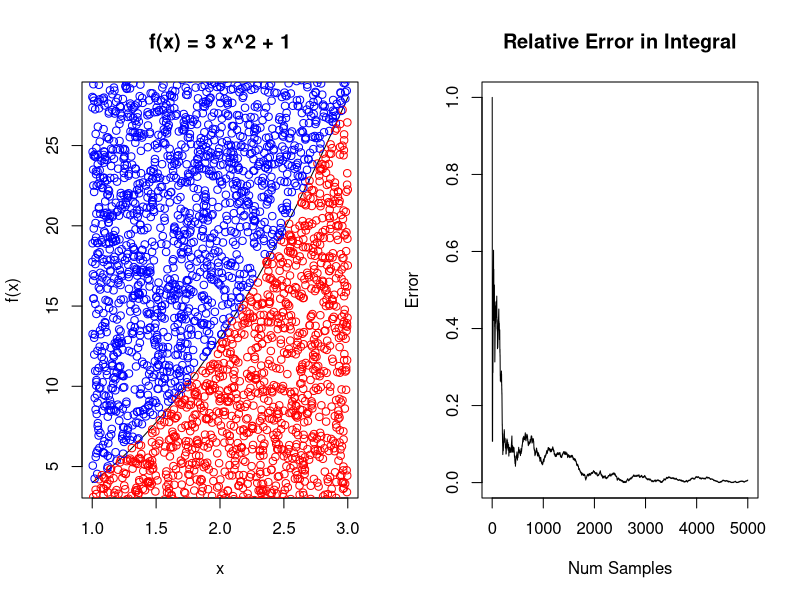

The R script that drew this image:
#Monte Carlo Integration 1-Dimension

#Goal: Write a Monte Carlo integrator for a 1D Function
#      (1) Calculus (By Hand)
#      (2) Numerical Integration (R Tools)
#      (3) Monte Carlo Integration

#Function Under Consideration:
#f(x) = 3 x^2 + 1
#Interval: 1 to 3

integrand <- function(x) {3*x^2+1} #<-- Will change based on function

minX = 1;
maxX = 3;

minY = 0; 
maxY = 50;

#####################
# Plot the Function #
#####################

par(mfrow=c(1,2))    # set the plotting area into a 1*2 array
x <- seq(minX,maxX,0.1)
plot(x, integrand(x),type = 'l',
     col='black',main="f(x) = 3 x^2 + 1",ylab="f(x)")

#############################
# (2) Numerical Integration #
#############################

soln = integrate(integrand, lower = minX, upper = maxX)
numericalIntegral = soln$value;
cat("Numerical Integration", "\t\t= ",numericalIntegral,"\n")

##############################
# (3) Monte Carlo Integrator #
##############################

maxSamples = 5000;

xVals=runif(maxSamples,minX,maxX);
yVals=runif(maxSamples,minY,maxY);

runningIntegral = rep(0,maxSamples);

boxArea = (maxX - minX)*(maxY - minY);

numPointsUnderCurve = 0;
for (j in seq(from=1,to=maxSamples,by=1))
{
  if(yVals[j] < integrand(xVals[j])){
    numPointsUnderCurve = numPointsUnderCurve +1;
    points(xVals[j],yVals[j],col='red')
  }
  else{ 
    points(xVals[j],yVals[j],col='blue')
  }
  runningIntegral[j] =  (numPointsUnderCurve/j)*boxArea
}

plot(seq(1,maxSamples,1),abs(runningIntegral-numericalIntegral)/numericalIntegral,
     type = 'l',col='black',
     main="Relative Error in Integral",ylab="Error",
     xlab="Num Samples")

monteCarloIntegral = (numPointsUnderCurve/maxSamples)*boxArea;

cat("Monte Carlo Integration", "\t= ",monteCarloIntegral,"\n")
